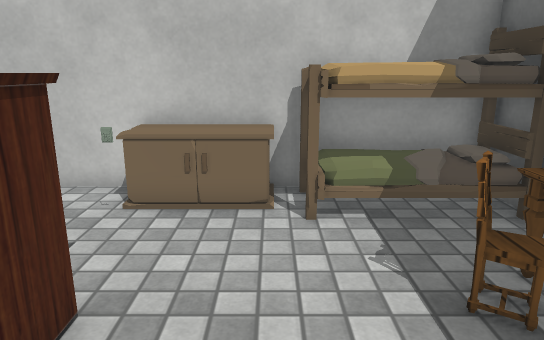
view 1 (above)

12 first-person views from a walk through a 3-D level made in the Unity game engine. The camera is 1.4 m above the floor, tilts 14° down and sees 70° across. The floor is counted in squares, 0.5 m on a side. Each view is taken from the middle of a square. On the plan, view 1 faces up. The plan holds only what a view shows up to about 20 squares ahead; the rest is blank. The player is left out. Some animated figures are not drawn. Some surface patterns are stand-ins.

view 2
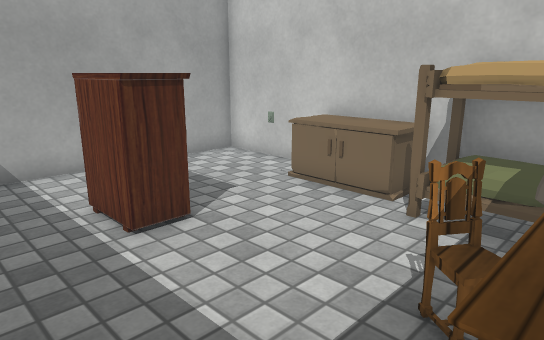

view 3
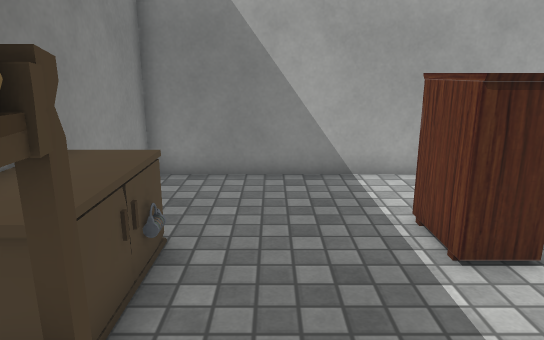

view 4
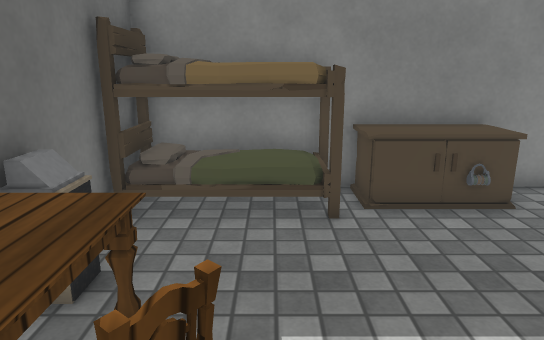

view 5
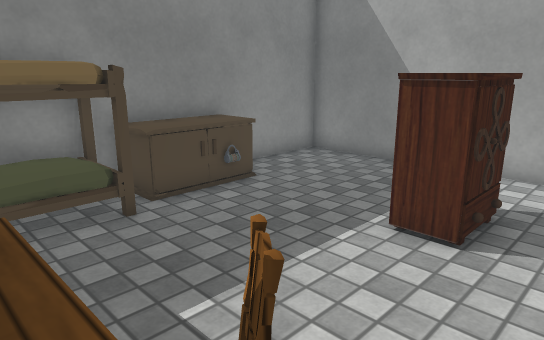

view 6
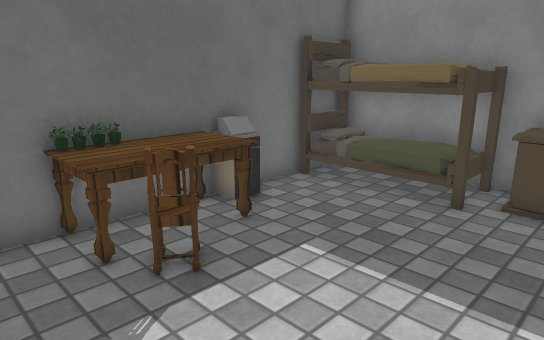

view 7
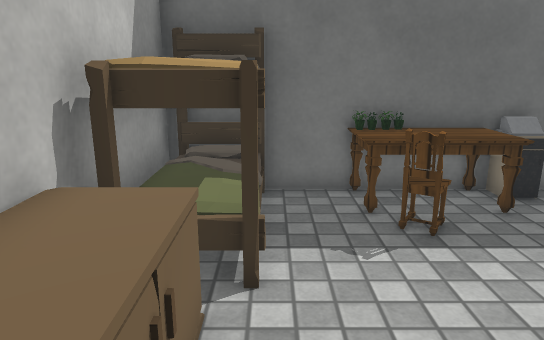

view 8
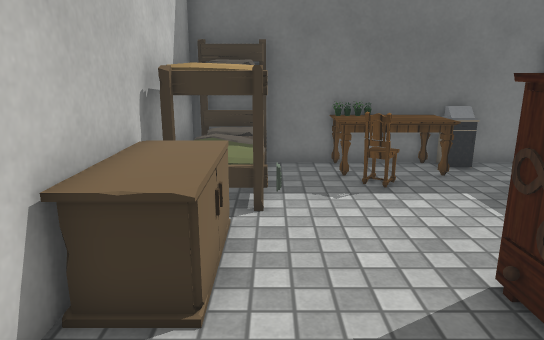

view 9
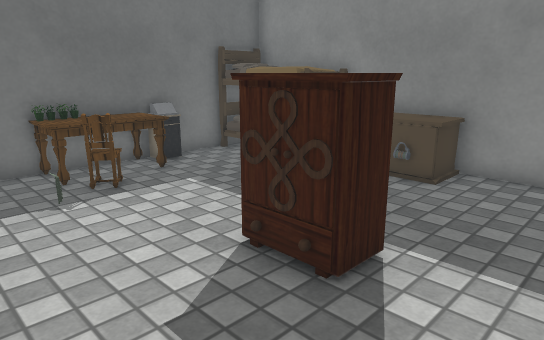

view 10
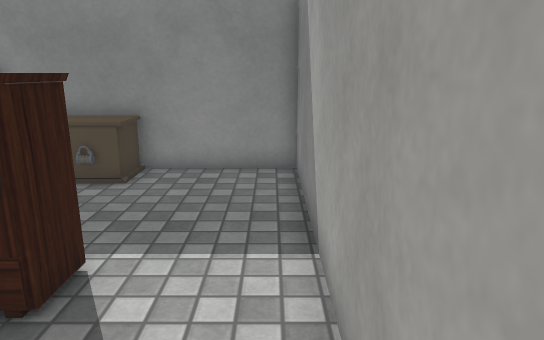

view 11
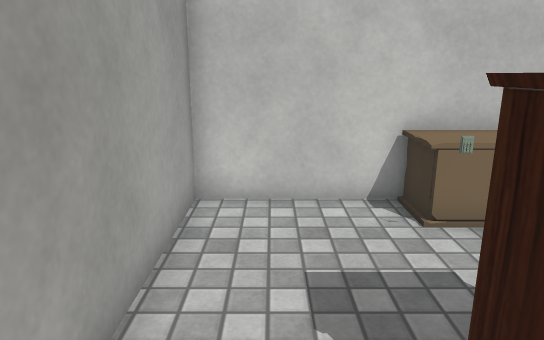

view 12
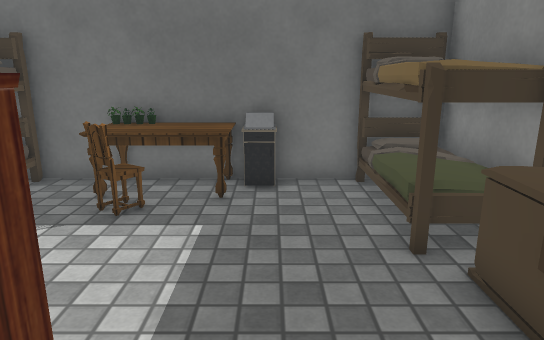

### Floor plan
Points are (right, up) in squares from view 1. A wall is a line through its corners. A room is listed if a view was taken in it or the views show most of it. See-through windows are left out.
Room 1 (views 1, 2, 3, 4, 5, 6, 7, 8, 9, 10, 11, 12)
walls: (5.2, 5.4) (5.2, 9.5) (-7.7, 9.5) (-7.7, -3.5) (5.2, -3.5) (5.2, 2.6)
objects: cabinet (-4, 3) to (-2, 4); cabinet (-3, -3) to (0, -2); other object (-3, 7); cabinet (-3, 8) to (0, 9); bed (1, -3) to (5, -1); bed (1, 7) to (5, 9); chair (2, 4); table (3, 2) to (5, 5); cabinet (4, 1) to (5, 1); plant (5, 4); plant (5, 5)

Where each view was taken, in squares from view 1:
view 1: 0 up, 0 right, facing up
view 2: 0 up, 4 right, facing up-left
view 3: 0 up, 3 right, facing left
view 4: 6 up, 2 right, facing down
view 5: 6 up, 4 right, facing down-left
view 6: 7 up, 2 left, facing down-right
view 7: 7 up, 4 left, facing right
view 8: 7 up, 7 left, facing right
view 9: 8 up, 7 left, facing down-right
view 10: 8 up, 7 left, facing down
view 11: 1 up, 6 left, facing up
view 12: 1 up, 5 left, facing right
